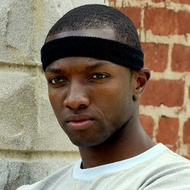
#> input picture HW2 Canny Edge Detector/marlo.jpg, 190 x 190 px, shrunk from 316 x 316 before the run; the run also reads 2 pictures not shown here
$ jupyter execute --allow-errors homework2.ipynb   (shell and % lines are left out)
#> lines starting #> are read from the running program, lines starting #| are printed output that depends on the picture; after the words box and inside, x2 and y2 are one past the last pixel; in counts of white or black regions, pixels touching at a corner belong together
## Homework 2: Canny edge detector

**Due date:** October 15th 2019

The goal of the assignment is to implement a Canny edge detector. You should return the completed notebook, including answers and illustrations.

If you are using [anaconda](https://www.anaconda.com/distribution/) you will have necessary libraries, if not, you may need to install them.

**Load and visualize image**

[cell 1]
import numpy as np
import matplotlib.pyplot as plt
import scipy.ndimage as ndimage #image processing library

# by default, the grayscale images are displayed with the jet colormap: use grayscale instead
plt.rcParams['image.cmap'] = 'gray'

def rgb2gray(rgb):
    r, g, b = rgb[:,:,0], rgb[:,:,1], rgb[:,:,2]
    gray = 0.2989 * r + 0.5870 * g + 0.1140 * b
    return gray

name = 'lena.jpg'
#> (the rest of this cell did not finish here and is left out)

**Detailed instructions:**

a- Compute a binary image corresponding to thresholding the norm of the gradient. You may use the function `ndimage.gaussian_filter` to compute the derivative of gaussian filter (see [docs](https://docs.scipy.org/doc/scipy/reference/generated/scipy.ndimage.gaussian_filter.html)). Discuss the parameters (there are two) and their influence on the results.

[cell 2]
def gaussian_filter(img, sigma, threshold=0.05):
    g_x = ndimage.gaussian_filter(img, sigma=(sigma, sigma), order=(0, 1))
    g_y = ndimage.gaussian_filter(img, sigma=(sigma, sigma), order=(1, 0))
    g_norm = np.sqrt(np.square(g_x) + np.square(g_y))
    g_theta = np.arctan2(g_y, g_x)
    mask = g_norm >= threshold*img.max()
    g_norm = g_norm * mask
    return g_norm, g_theta

#> (a cell that did not finish here is left out)

[cell 4]
plt.figure(figsize=(10,10))
#> (the rest of this cell did not finish here and is left out)

#> (a cell that did not finish here is left out)

## **Discussion:**
### $\sigma:$ width of the Gaussian filter; large $\sigma$ detects large-scale edges and small $\sigma$ detects fine edges.

### $T:$ threshold for the norm of the gradient so that all edge elements are kept while most of the noise is suppressed.

b- Write a function `nms(g_norm,g_theta)` which takes as input the gradient norm and direction and outputs a binary image with value 1 only for pixels that correspond to a maximum in the direction of the gradient.

[cell 6]
def nms(g_norm, g_theta):
    output = np.zeros(g_norm.shape, dtype=np.int32)
    M, N = g_norm.shape
    angle = g_theta * 180. / np.pi # convert into degrees
    angle[angle < 0.] += 180. # we regard both along and against the direction of the gradient

    for i in range(1, M-1):
        for j in range(1, N-1):
            try:
                theta = angle[i, j]
                curr = g_norm[i, j]

                if (0 <= theta < 22.5) or (157.5 <= theta <= 180.):
                    a, b = g_norm[i, j-1], g_norm[i, j+1]
                elif 22.5 <= theta < 67.5:
                    a, b = g_norm[i+1, j-1], g_norm[i-1, j+1]
                elif 67.5 <= theta < 112.5:
                    a, b = g_norm[i+1, j], g_norm[i-1, j]
                elif 112.5 <= theta < 157.5:
                    a, b = g_norm[i-1, j-1], g_norm[i+1, j+1]

                if (curr >= a) and (curr >= b):
                    output[i, j] = 1.

            except IndexError: # out of bounds
                pass

    return output

[cell 7]
plt.figure(figsize=(10,10))
#> (the rest of this cell did not finish here and is left out)

c- Combine step 'a' and 'b' to extract edges with a gradient norm larger than a given threshold.

d- Add the hysteresis thresholding to step 'c' to implement a function computing the Canny edges.

Here is one way to do the hysteresis thresholding. Apply step 'c' with two thresholds $t_1 < t_2$. This yields a set of "strong pixels" (large threshold) and "weak pixels" (small threshold). Initialize a list of edge pixels by including only the set of strong pixels. For each pixel in this list, check if its neighboors are weak pixels. If they are, add them to the list of pixels to visit.

[cell 8]
def hysteresis_thresholding(img, sigma=1.4, low=0.02, high=0.05):
    M, N = img.shape
    t2, t2_theta = gaussian_filter(img, sigma=sigma, threshold=high)
    t1, t1_theta = gaussian_filter(img, sigma=sigma, threshold=low)
    t1 = nms(t1, t1_theta)
    t2 = nms(t2, t2_theta)
    output = t2.copy()
    for i in range(1, M-1):
        for j in range(1, N-1):
            try:
                if t1[i, j] == 1: # if weak
                    if (t2[i+1, j-1] == 1) or (t2[i, j-1] == 1) or (t2[i-1, j-1] == 1) \
                    or (t2[i+1, j] == 1) or (t2[i-1, j] == 1) or (t2[i+1, j+1] == 1) \
                    or (t2[i, j+1] == 1) or (t2[i-1, j+1] == 1): # if any of the 8 neighbors is strong
                        output[i, j] = 1
            except IndexError:
                pass

    return output

[cell 9]
def display(img, edges):
    fig, axes = plt.subplots(nrows=1, ncols=2, figsize=(10, 10))
    axes[0].imshow(img)
    axes[1].imshow(edges)
    fig.tight_layout()

#> (a cell that did not finish here is left out)

e- Run your code on at least four images of your own choosing. Use different parameters and comment on their effects.

[cell 11]
def load_image(name):
    img = plt.imread(name)
    img = rgb2gray(img)

    return img

## Experimenting with $\sigma$ value

### fixing the weak and strong threshold to be respectively $0.01$ and $0.05$ and tuning $\sigma$, we can see that as we increase the value of $\sigma$, the model will gradually only pick up large-scale edges and discard the fine edges. For example, for the below image, as we increase $\sigma$, the model starts to discard the edges on the brick wall in the background and also some fine facial edges.

[cell 12]
marlo = load_image("marlo.jpg")
#> in load_image, img is the input picture: shape (190, 190, 3); mean R, G, B 137.2, 122.1, 104.1
display(marlo, hysteresis_thresholding(marlo, sigma=0.5, low=0.01, high=0.05))
#> in gaussian_filter, `mask = g_norm >= threshold*img.max()`:
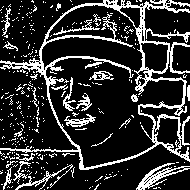
#> mask: shape (190, 190) bool; 19.3% white in thin lines or dots
#> in gaussian_filter (call 2), `mask = g_norm >= threshold*img.max()`: mask: shape (190, 190) bool; 77.8% white; 1227 black regions (1185 under 20 px), largest, box (x1, y1, x2, y2) and area: (43, 38, 142, 69) 1525, (142, 81, 182, 106) 405, (90, 87, 129, 120) 401
#> after the loop in nms, `for i in range(1, M-1):`: output: shape (190, 190) int32; values 0 (black) and 1 (white), 31.4% white in thin lines or dots
#> after the loop in nms (call 2), `for i in range(1, M-1):`: output: shape (190, 190) int32; values 0 (black) and 1 (white), 72.7% white; black in thin lines or dots

[cell 13]
display(marlo, hysteresis_thresholding(marlo, sigma=0.75, low=0.01, high=0.05))
#> in gaussian_filter (call 3), `mask = g_norm >= threshold*img.max()`: mask: shape (190, 190) bool; 19.7% white in thin lines or dots
#> in gaussian_filter (call 4), `mask = g_norm >= threshold*img.max()`: mask: shape (190, 190) bool; 76.2% white; 1071 black regions (1023 under 20 px), largest, box (x1, y1, x2, y2) and area: (43, 38, 142, 69) 1509, (143, 81, 182, 106) 436, (90, 90, 126, 117) 409
#> after the loop in nms (call 3), `for i in range(1, M-1):`: output: shape (190, 190) int32; values 0 (black) and 1 (white), 31.7% white in thin lines or dots
#> after the loop in nms (call 4), `for i in range(1, M-1):`: output: shape (190, 190) int32; values 0 (black) and 1 (white), 73.4% white; black in thin lines or dots

[cell 14]
display(marlo, hysteresis_thresholding(marlo, sigma=2, low=0.01, high=0.05))
#> in gaussian_filter (call 5), `g_y = ndimage.gaussian_filter(img, sigma=(sigma, sigma), order=(1, 0))`:
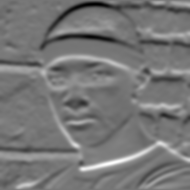
#> g_y: shape (190, 190) float64; min -30.66, max 35.32, mean 0.2; drawn with min black and max white
#> in gaussian_filter (call 5), `g_norm = np.sqrt(np.square(g_x) + np.square(g_y))`:
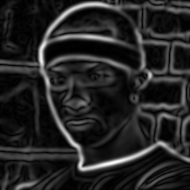
#> g_norm: shape (190, 190) float64; min 0.00915, max 36.52, mean 5.4; drawn with min black and max white
#> in gaussian_filter (call 5), `g_theta = np.arctan2(g_y, g_x)`:
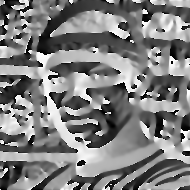
#> g_theta: shape (190, 190) float64; min -3.14, max 3.14, mean -0.00527; drawn with min black and max white
#> in gaussian_filter (call 5), `mask = g_norm >= threshold*img.max()`: mask: shape (190, 190) bool; 9.6% white; 47 white regions (30 under 20 px), largest, box (x1, y1, x2, y2) and area: (38, 2, 190, 172) 2035, (49, 56, 130, 71) 271, (135, 29, 169, 70) 214
#> in gaussian_filter (call 6), `mask = g_norm >= threshold*img.max()`: mask: shape (190, 190) bool; 59.5% white; 148 black regions (106 under 20 px), largest, box (x1, y1, x2, y2) and area: (0, 88, 72, 148) 2101, (0, 0, 56, 61) 1942, (46, 40, 139, 68) 1253
#> in nms (call 5), `angle[angle < 0.] += 180.`:
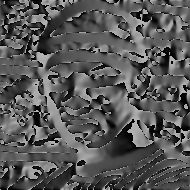
#> angle: shape (190, 190) float64; min 0.000221, max 180, mean 88.3
#> after the loop in nms (call 5), `for i in range(1, M-1):`:
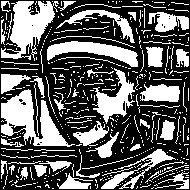
#> output: shape (190, 190) int32; values 0 (black) and 1 (white), 37.6% white; 466 white regions (396 under 20 px), largest, box (x1, y1, x2, y2) and area: (1, 89, 75, 147) 1853, (1, 1, 59, 61) 1640, (47, 41, 138, 67) 1069
#> after the loop in nms (call 6), `for i in range(1, M-1):`:
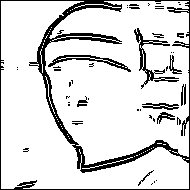
#> output: shape (190, 190) int32; values 0 (black) and 1 (white), 86.1% white; black in thin lines or dots

[cell 15]
andrew = load_image("andrew.jpg")
#> call 2 of load_image, with name = 'andrew.jpg'
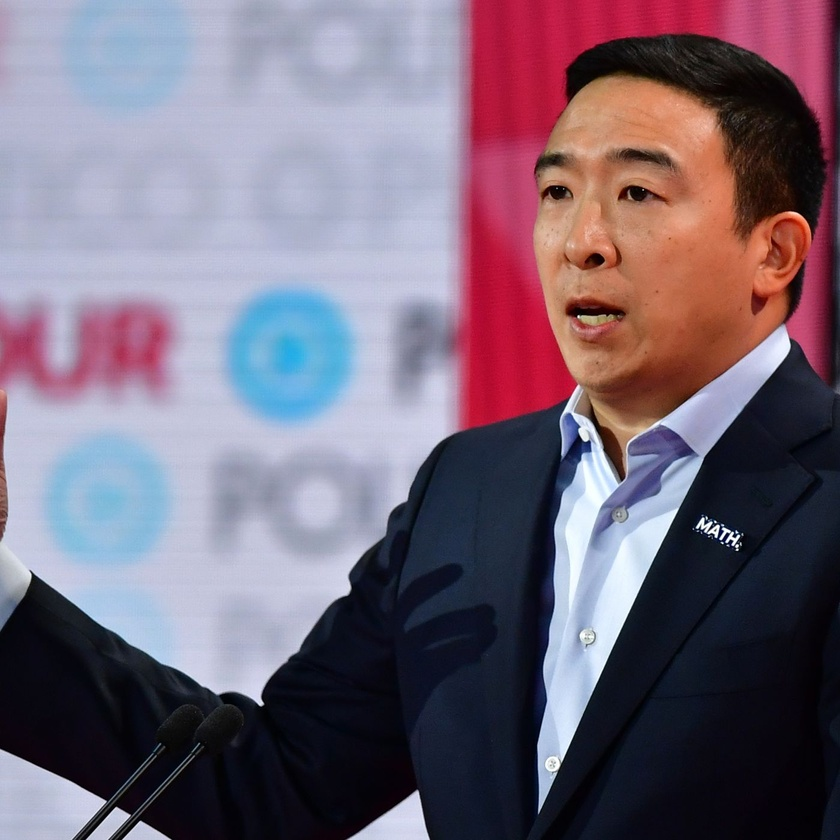
#> input picture HW2 Canny Edge Detector/andrew.jpg, 840 x 840 px, shrunk from 1400 x 1400 before the run
#> in load_image, img is the input picture: shape (840, 840, 3); mean R, G, B 118, 103.4, 119.6
#> in rgb2gray (call 2), `r, g, b = rgb[:,:,0], rgb[:,:,1], rgb[:,:,2]`:
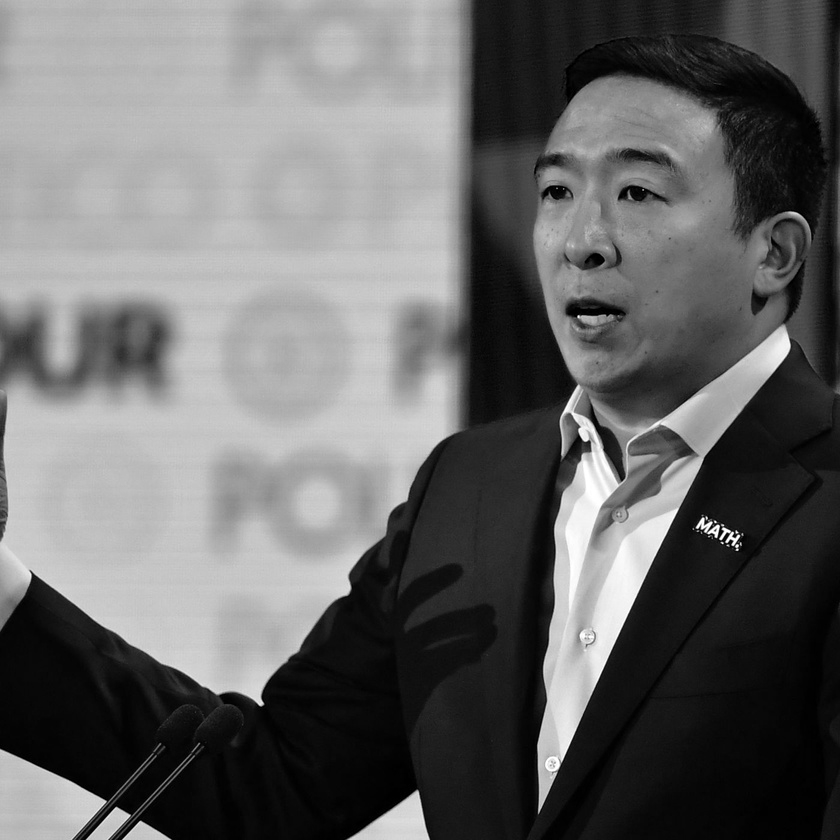
#> g: shape (840, 840); min 0, max 255, mean 103.4
#> in rgb2gray (call 2), `r, g, b = rgb[:,:,0], rgb[:,:,1], rgb[:,:,2]`:
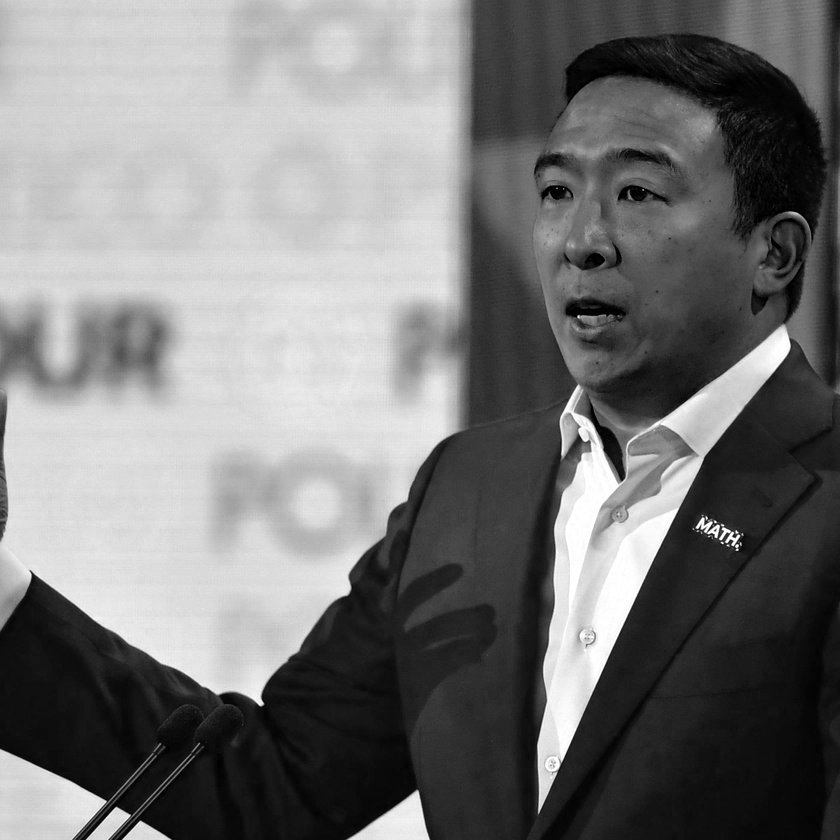
#> b: shape (840, 840); min 0, max 255, mean 119.6

[cell 16]
display(andrew, hysteresis_thresholding(andrew, sigma=0.5, low=0.01, high=0.05))

[cell 17]
display(andrew, hysteresis_thresholding(andrew, sigma=1, low=0.01, high=0.05))

[cell 18]
display(andrew, hysteresis_thresholding(andrew, sigma=2.5, low=0.01, high=0.05))

## Experimenting with the threshold value

### Tuning the weak and strong threshold value and fixing $\sigma=1.4$, we can see that as we increase the value of the strong threshold, the model starts to discard the fine edges and focuses only on the large-scale edges. On the other hand, as we decrease the value of the weak threshold, the model will catch more fine edges since it is theoretically more possible that any of the weak pixels now is connected to a strong pixel.

### However, this is not guranteed, as shown in the last image where tuning the low threshold value seems to have no effect on the result. This is due to low connectivity between the weak and strong pixels. Thus, to get the best empirical result, because the connectivity is unknown beforehand, it is better to not start with a high strong threshold so that we will be able to initialize with an ample amount of strong pixels and then pick up the remaining connected weak pixels by tuning the low threshold value.

[cell 19]
saul = load_image("saul.jpg")

[cell 20]
display(saul, hysteresis_thresholding(saul, sigma=1.4, low=0.01, high=0.02))

[cell 21]
display(saul, hysteresis_thresholding(saul, sigma=1.4, low=0.01, high=0.05))

[cell 22]
display(saul, hysteresis_thresholding(saul, sigma=1.4, low=0.01, high=0.1))

[cell 23]
kennys = load_image("kennys.jpeg")
display(kennys, hysteresis_thresholding(kennys, sigma=1.4, low=0.03, high=0.05))

[cell 24]
display(kennys, hysteresis_thresholding(kennys, sigma=1.4, low=0.015, high=0.05))

[cell 25]
display(kennys, hysteresis_thresholding(kennys, sigma=1.4, low=0.01, high=0.05))
